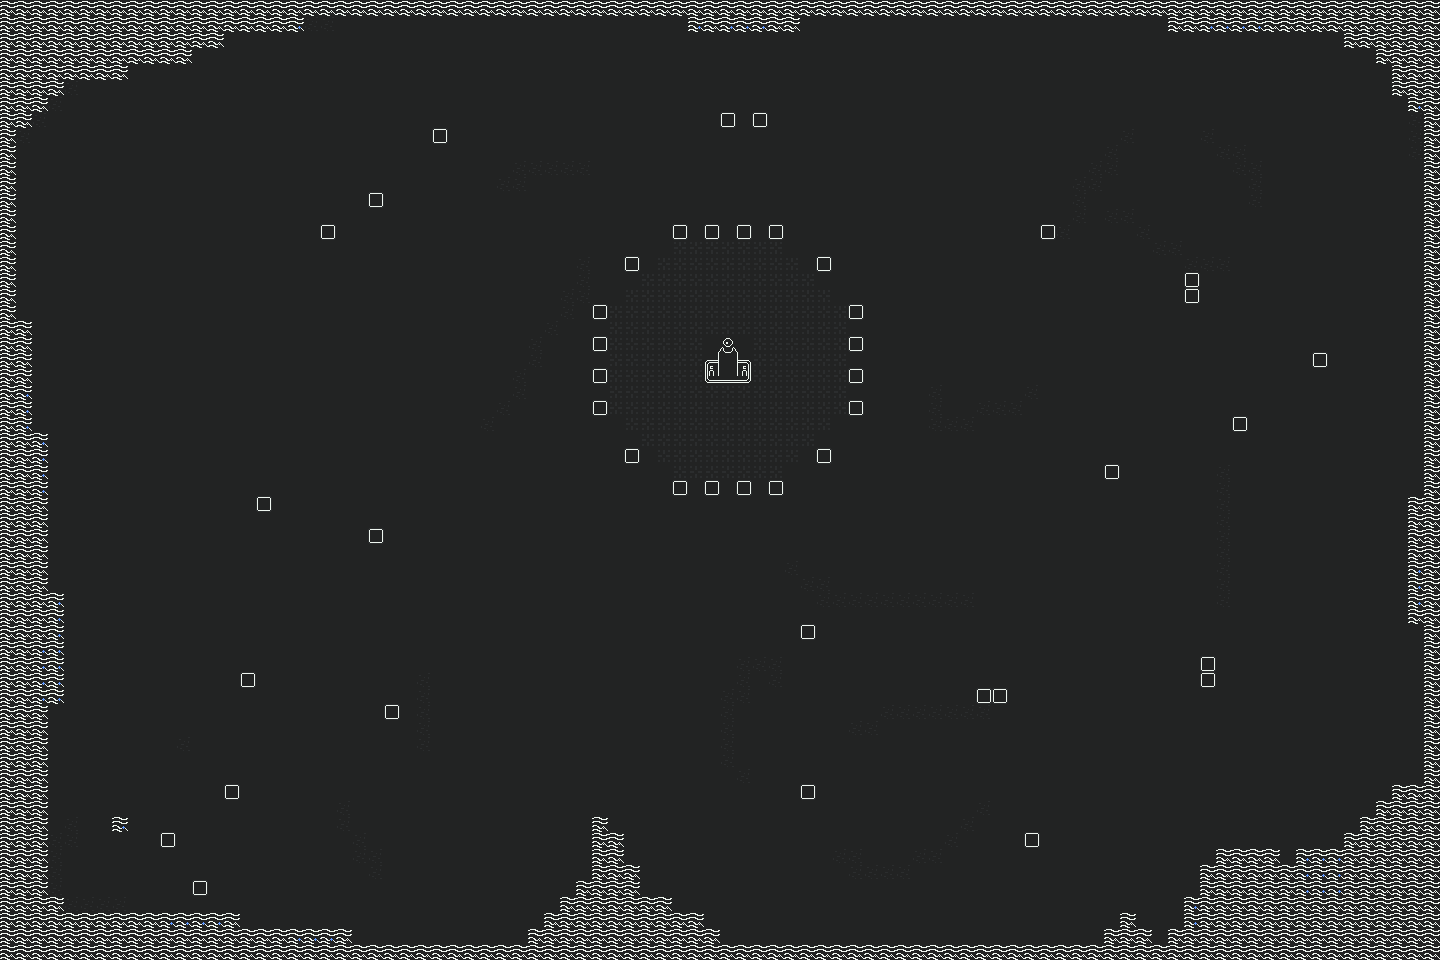

This game map was drawn from its Tiled (.tmx) file and the tilesets committed beside it. A one-line description and the trimmed map source follow:
An orthogonal 90x60 tile map with 16x16 px tiles, 2 tile layers (tiles, walls), 5 tilesets.

<map version="1.10" tiledversion="1.10.2" orientation="orthogonal" renderorder="right-down" width="90" height="60" tilewidth="16" tileheight="16" infinite="0" nextlayerid="5" nextobjectid="17">
 <tileset firstgid="1" source="tsx/enemy.tsx" />
 <tileset firstgid="7" source="atlas.tsx" />
 <tileset firstgid="4103" source="tsx/bg.tsx" />
 <tileset firstgid="4119" source="tsx/tower.tsx" />
 <tileset firstgid="4155" source="tsx/main_tower.tsx" />
 <layer id="1" name="tiles" width="90" height="60">
  <data>[5400 cells, 5400 non-empty, 15 distinct tile ids]</data>
 </layer>
 <layer id="3" name="walls" width="90" height="60">
  <data>[5400 cells, 0 non-empty, 0 distinct tile ids]</data>
 </layer>
 <objectgroup id="4" name="enemys" />
</map>